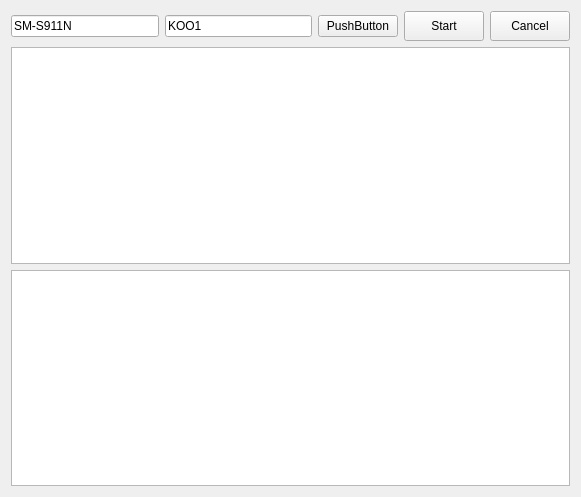
<?xml version="1.0" encoding="UTF-8"?>
<ui version="4.0">
 <class>Widget</class>
 <widget class="QWidget" name="Widget">
  <property name="geometry">
   <rect>
    <x>0</x>
    <y>0</y>
    <width>581</width>
    <height>497</height>
   </rect>
  </property>
  <property name="windowTitle">
   <string>Samsung Firmware Downloader 2.0.0</string>
  </property>
  <layout class="QVBoxLayout" name="verticalLayout">
   <item>
    <layout class="QHBoxLayout" name="horizontalLayout">
     <item>
      <widget class="QLineEdit" name="lineEdit_Model">
       <property name="text">
        <string>SM-S911N</string>
       </property>
      </widget>
     </item>
     <item>
      <widget class="QLineEdit" name="lineEdit_Region">
       <property name="text">
        <string>KOO1</string>
       </property>
       <property name="placeholderText">
        <string>Region</string>
       </property>
      </widget>
     </item>
     <item>
      <widget class="QPushButton" name="pushButton">
       <property name="text">
        <string>PushButton</string>
       </property>
      </widget>
     </item>
     <item>
      <widget class="QPushButton" name="btn_Start">
       <property name="minimumSize">
        <size>
         <width>80</width>
         <height>30</height>
        </size>
       </property>
       <property name="text">
        <string>Start</string>
       </property>
      </widget>
     </item>
     <item>
      <widget class="QPushButton" name="btn_Cancel">
       <property name="minimumSize">
        <size>
         <width>0</width>
         <height>30</height>
        </size>
       </property>
       <property name="text">
        <string>Cancel</string>
       </property>
      </widget>
     </item>
    </layout>
   </item>
   <item>
    <widget class="QTextEdit" name="textEdit"/>
   </item>
   <item>
    <widget class="QListWidget" name="listWidget"/>
   </item>
  </layout>
 </widget>
 <resources/>
 <connections/>
</ui>
